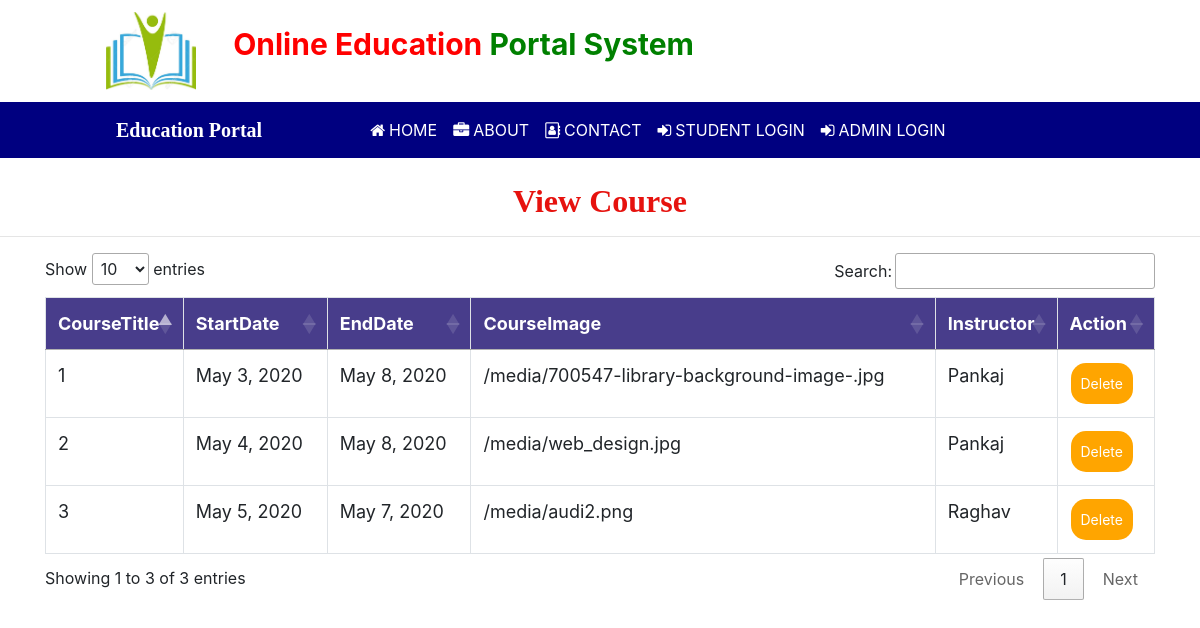
/view_course, run on the app's committed database.
### education/models.py (models this page shows, shortened)
class Course(models.Model):
    instruct = models.ForeignKey(Instructor,on_delete=models.CASCADE,null=True)
    start_date = models.DateField(null=True)
    end_date = models.DateField(null=True)
    title = models.CharField(max_length=30,null=True)
    image = models.FileField(null=True)

class Instructor(models.Model):
    sign = models.ForeignKey(Signup,on_delete=models.CASCADE,null=True)
    institute_name = models.CharField(max_length=100,null=True)
    institute_type = models.CharField(max_length=100,null=True)
    expect_student = models.IntegerField(null=True)
    purpose = models.CharField(max_length=30,null=True)

class Signup(models.Model):
    user = models.ForeignKey(User,on_delete=models.CASCADE,null=True)
    contact = models.CharField(max_length=10,null=True)
    image = models.FileField(null=True)

### education/views.py (the view)
# urls.py: path('view_course', View_Course, name="view_course"),
def View_Course(request):
    pro = Course.objects.all()
    d = {'pro': pro}
    return render(request,'view_course.html',d)

### education/templates/view_course.html (shortened to what this page needs)
{% extends 'navigation.html' %}
{% block body %}
<center><h2 style = "font-family : 'Monotype Corsiva' ; color : #E6120E ; font-weight : bold;margin-top:2%">View Course
    </h2></center><hr>
 <div class="container">
<table class="table table-bordered" id="myTable">
  <thead>
  <tr>
    <th>CourseTitle</th>
    <th>StartDate</th>
    <th>EndDate</th>
    <th>CourseImage</th>
    <th>Instructor</th>
    <th>Action</th>
  </tr>
  </thead>
   <tbody>
{% for i in pro %}
  <tr>
      <td>{{forloop.counter}}</td>
    <td>{{i.start_date}}</td>
    <td>{{i.end_date}}</td>
    <td>{{i.image.url}}</td>
    <td>{{i.instruct.sign.user.first_name}}</td>
    <td><a href="{% url 'delete_course' i.id %}"><button class="button button1" onclick="return confirm('Are you sure?')">Delete</button></a></td>
  </tr>
   {% endfor %}
    </tbody>
</table>
 </div>
{% endblock %}

### education/templates/navigation.html (shortened to what this page needs)
<!DOCTYPE html>
<html lang="en">
<head>
    {% load static %}
     <link rel="stylesheet" href="https://maxcdn.bootstrapcdn.com/bootstrap/4.0.0/css/bootstrap.min.css">
  <link rel = stylesheet href = "//cdn.datatables.net/1.10.19/css/jquery.dataTables.min.css">
</head>
<link rel="stylesheet" href="https://cdnjs.cloudflare.com/ajax/libs/font-awesome/4.7.0/css/font-awesome.min.css">
</head>
<body>
<div class="container-fluid" style="padding:1%;margin-bottom:0%;">
    <img src="{% static 'images/books.jpg' %}" style="width:90px;margin-right:10px;margin-left:8%"><span style="padding:20px;font-weight:bold;font-size:30px">
    <span style="color:red;">Online Education</span>
     <span style="color:green">Portal System</span></h4>
</div>
<nav class="navbar navbar-expand-sm" style="background-color:navy">
  <a class="navbar-brand" href="#" style="color:white;font-family:'Monotype Corsiva';font-weight:bold;margin-left:100px;margin-right:0">
  Education Portal</a>
  <ul class="navbar-nav">
    {% if request.user.username %}
    {% if not request.user.is_staff %}
   <li class="nav-item">
      <a class="nav-link" href="{% url 'home' %}" style="color:white;margin-left:100px">
      <i class="fa fa-home" style="margin-right:4px"></i>HOME</a>
    </li>
    <li class="nav-item">
      <a class="nav-link" href="{% url 'course_user' %}" style="color:white">
      <i class="fa fa-sign-in" style="margin-right:4px"></i>EXPLORE</a>
    </li>
    <li class="nav-item">
      <a class="nav-link" href="{% url 'my_dashboard' %}" style="color:white">
      <i class="fa fa-sign-in" style="margin-right:4px"></i>MY DASHBOARD</a>
    </li>
    <li class="nav-item">
      <a class="nav-link" href="{% url 'change_password' %}" style="color:white">
      <i class="fa fa-sign-in" style="margin-right:4px"></i>CHANGE PASSWORD</a>
    </li>
    {% endif %}
    {% else %}
    <li class="nav-item">
      <a class="nav-link" href="{% url 'home'  %}" style="color:white;margin-left:100px">
      <i class="fa fa-home" style="margin-right:4px"></i>HOME</a>
    </li>
    <li class="nav-item">
      <a class="nav-link" href="{% url 'about' %}" style="color:white">
      <i class="fa fa-briefcase" style="margin-right:4px"></i>ABOUT</a>
    </li>
    <li class="nav-item">
      <a class="nav-link" href="{% url 'contact' %}" style="color:white">
      <i class="fa fa-address-book-o" style="margin-right:4px"></i>CONTACT</a>
    </li>
    {% endif %}
{% if request.user.is_authenticated %}
    {% if not request.user.is_staff %}
     <li class="nav-item">
      <a class="nav-link" href="{% url 'logout' %}" style="color:white">
      <i class="fa fa-sign-out" style="margin-right:4px"></i>LOGOUT</a>
    </li>
      <div class="btn-group">
  <button type="button" class="btn btn-primary dropdown-toggle" data-toggle="dropdown" aria-haspopup="true" aria-expanded="false">
    <i class="fa fa-sign-in" style="margin-right:4px"></i>Welcome {{request.user.first_name}}
  </button>
  <div class="dropdown-menu">
    <a class="dropdown-item" href="{% url 'profile' %}">VIEW PROFILE</a>
    <a class="dropdown-item" href="{% url 'edit_profile' %}">EDIT PROFILE</a>
    <a class="dropdown-item" href="{% url 'change_password' %}">CHANGE PASSWORD</a>
  </div>
</div>
    {% endif %}
        {% else %}
    <li class="nav-item">
      <a class="nav-link" href="{% url 'login_user' %}" style="color:white;text-align:right">
      <i class="fa fa-sign-in" style="margin-right:4px"></i>STUDENT LOGIN</a>
    </li>
      <li class="nav-item">
            <a class="nav-link" href="{% url 'login_admin' %}" style="color:white;text-align:right">
            <i class="fa fa-sign-in" style="margin-right:4px"></i>ADMIN LOGIN</a>
      </li>
    {% endif %}
    </ul>
</nav>
{% block body %}
{% endblock %}
</body>
</html>

### education/templates/navigation.html (style rules this page uses)
* { box-sizing: border-box; }
#myTable { border-collapse: collapse; width: 100%; border: 1px solid #ddd; font-size: 18px; }
#myTable th { text-align: left; padding: 12px; background-color: Darkslateblue; color: white; }
#myTable td { text-align: left; padding: 12px; background-color: white; }
#myTable tr { border-bottom: 1px solid #ddd; }
.button { background-color: orange; border: none; color: white; padding: 10px; text-align: center; text-decoration: none; display: inline-block; font-size: 14px; margin: 1px 1px; cursor: pointer; }
.button1 { border-radius: 15px; }

### data on the page
Course: start_date "May 3, 2020", end_date "May 8, 2020", image "/media/700547-library-background-image-.jpg", instruct.sign.user.first_name "Pankaj"
Course: start_date "May 4, 2020", end_date "May 8, 2020", image "/media/web_design.jpg", instruct.sign.user.first_name "Pankaj"
Course: start_date "May 5, 2020", end_date "May 7, 2020", image "/media/audi2.png", instruct.sign.user.first_name "Raghav"
